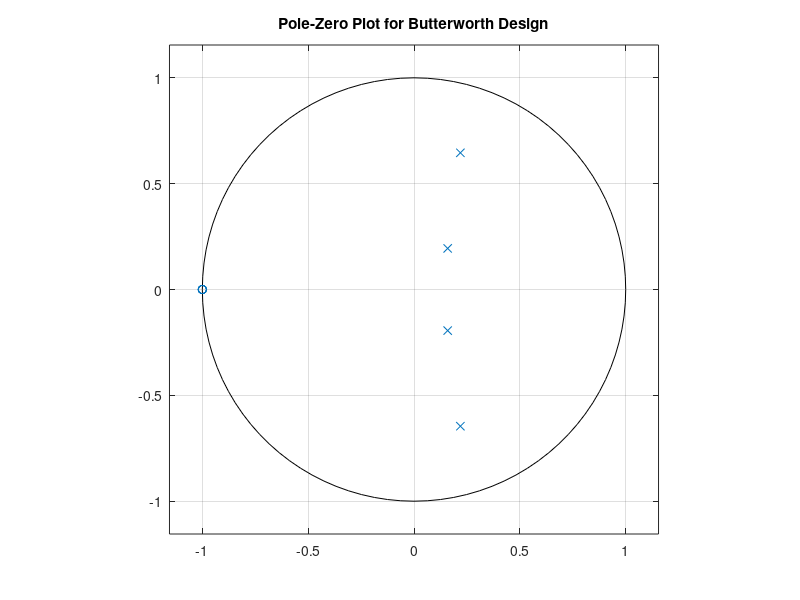
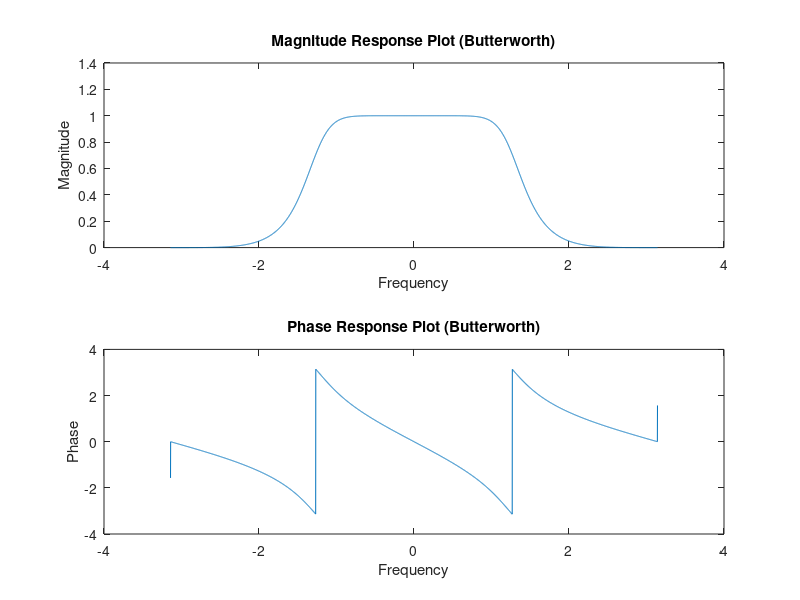
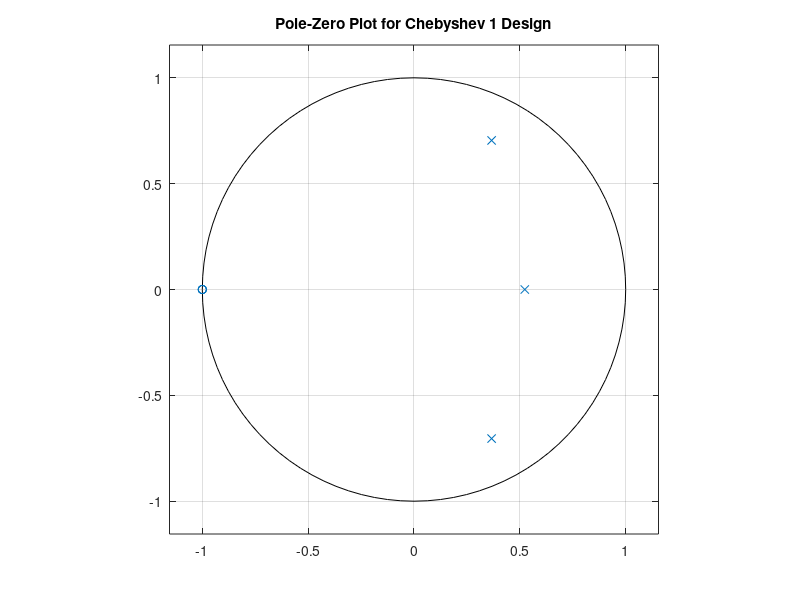
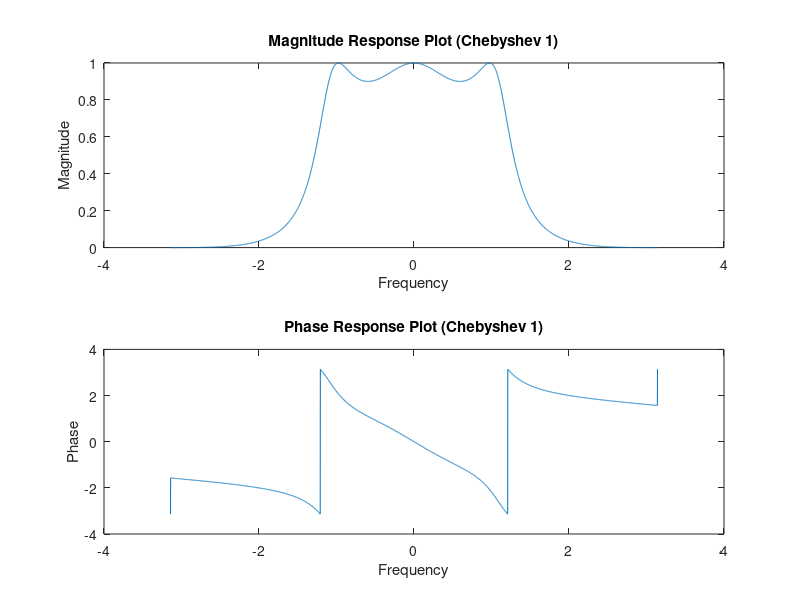

Write MATLAB code to recreate these figures, in order.
%(i) Write a MATLAB program to design an IIR digital lowpass filter using 
%Butterworth, Chebyshev-I, Chebyshev-II and Elliptic approximation. 
%Determine order, cut off frequency, pole-zero pattern and frequency response plots in each case. 
%Obtain second order cascade structure for the designed IIR filter.
%Specifications: 
%w_p = 0.35pi    delta_p = 0.1
%w_s = 0.65pi    delta_s = 0.1
%Note: Use in-built functions: buttord, butter, cheb1ord, cheby1, cheb2ord, cheby2, ellipord, ellip, tf2sos.
delta_s = 0.1;
delta_p = 0.1;
Ap = -20*log10(1 - delta_p);
As = -20*log10(delta_s);
w_p = 0.35;
w_s = 0.65;
[N_butter, Wn_butter] = buttord(w_p, w_s, Ap, As);
[B_butter, A_butter] = butter(N_butter, Wn_butter, 'low');
figure(1);
zplane(B_butter, A_butter);
title('Pole-Zero Plot for Butterworth Design');
printer = sprintf('For Butterworth Filter');
disp(printer);
printer = sprintf('Order of Filter = %f',N_butter);
disp(printer);  %#ok<*DSPS>
printer = sprintf('Cut off Frequency = %f',Wn_butter);
disp(printer);
figure(2);
w = -pi:pi/2048:pi;
H_butter = freqz(B_butter, A_butter, w);
subplot(2,1,1);
plot(w,abs(H_butter));
xlabel('Frequency');
ylabel('Magnitude');
title('Magnitude Response Plot (Butterworth)');
subplot(2,1,2);
plot(w,angle(H_butter));
xlabel('Frequency');
ylabel('Phase');
title('Phase Response Plot (Butterworth)');
[SOS_butter, G_butter] = tf2sos(B_butter, A_butter);
disp('Second Order Sections :');
disp(SOS_butter);

%Chebyshev I filter
[N_cheby1, Wp_cheby1] = cheb1ord(w_p, w_s, Ap, As);
[B_cheby1, A_cheby1] = cheby1(N_cheby1, Ap, Wp_cheby1,'low');

figure(3);
zplane(B_cheby1, A_cheby1);
title('Pole-Zero Plot for Chebyshev 1 Design');
printer = sprintf('For Chebyshev 1 Filter');
disp(printer);
printer = sprintf('Order of Filter = %f',N_cheby1);
disp(printer);
printer = sprintf('Cut off Frequency = %f',Wp_cheby1);
disp(printer);
figure(4);
H_cheby1 = freqz(B_cheby1, A_cheby1, w);
subplot(2,1,1);
plot(w,abs(H_cheby1));
xlabel('Frequency');
ylabel('Magnitude');
title('Magnitude Response Plot (Chebyshev 1)');
subplot(2,1,2);
plot(w,angle(H_cheby1));
xlabel('Frequency');
ylabel('Phase');
title('Phase Response Plot (Chebyshev 1)');
[SOS_cheby1, G_cheby1] = tf2sos(B_cheby1, A_cheby1);
disp('Second Order Sections :');
disp(SOS_cheby1);


%Chebyshev II filter
[N_cheby2, Ws_cheby2] = cheb2ord(w_p, w_s, Ap, As);
[B_cheby2, A_cheby2] = cheby2(N_cheby2, As, Ws_cheby2,'low');

figure(5);
zplane(B_cheby2, A_cheby2);
title('Pole-Zero Plot for Chebyshev 2 Design');
printer = sprintf('For Chebyshev 2 Filter');
disp(printer);
printer = sprintf('Order of Filter = %f',N_cheby2);
disp(printer);
printer = sprintf('Cut off Frequency = %f',Ws_cheby2);
disp(printer);
figure(6);
H_cheby2 = freqz(B_cheby2, A_cheby2, w);
subplot(2,1,1);
plot(w,abs(H_cheby2));
xlabel('Frequency');
ylabel('Magnitude');
title('Magnitude Response Plot (Chebyshev 2)');
subplot(2,1,2);
plot(w,angle(H_cheby2));
xlabel('Frequency');
ylabel('Phase');
title('Phase Response Plot (Chebyshev 2)');
[SOS_cheby2, G_cheby2] = tf2sos(B_cheby2, A_cheby2);
disp('Second Order Sections :');
disp(SOS_cheby2);

%elliptical
[N_ellip, Wp_ellip] = ellipord(w_p, w_s, Ap, As);
[B_ellip, A_ellip] = ellip(N_ellip, Ap, As, Wp_ellip,'low');

figure(7);
zplane(B_ellip, A_ellip);
title('Pole-Zero Plot for Elliptical Design');
printer = sprintf('For Elliptical Filter');
disp(printer);
printer = sprintf('Order of Filter = %f',N_ellip);
disp(printer);
printer = sprintf('Cut off Frequency = %f',Wp_ellip);
disp(printer);
figure(8);
H_ellip = freqz(B_ellip, A_ellip, w);
subplot(2,1,1);
plot(w,abs(H_ellip));
xlabel('Frequency');
ylabel('Magnitude');
title('Magnitude Response Plot (Elliptical)');
subplot(2,1,2);
plot(w,angle(H_ellip));
xlabel('Frequency');
ylabel('Phase');
title('Phase Response Plot (Elliptical)');
[SOS_ellip, G_ellip] = tf2sos(B_ellip, A_ellip);
disp('Second Order Sections :');
disp(SOS_ellip);

